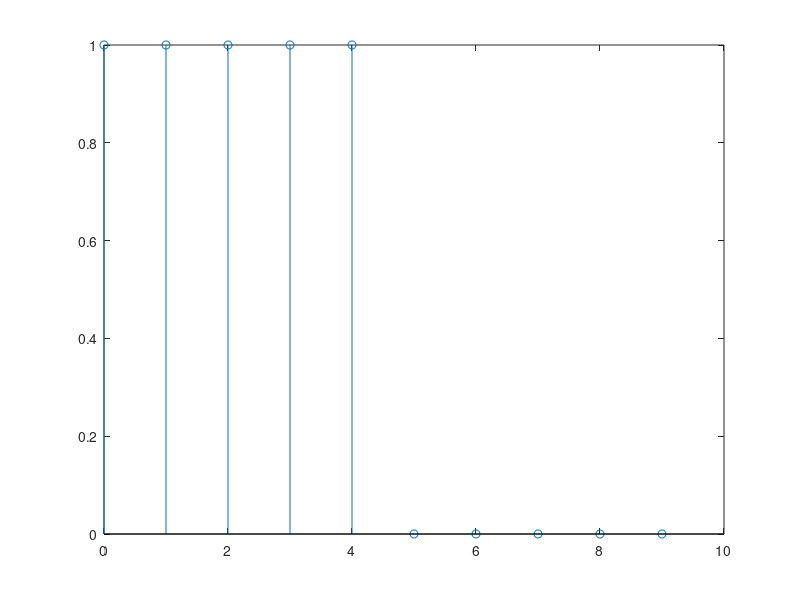
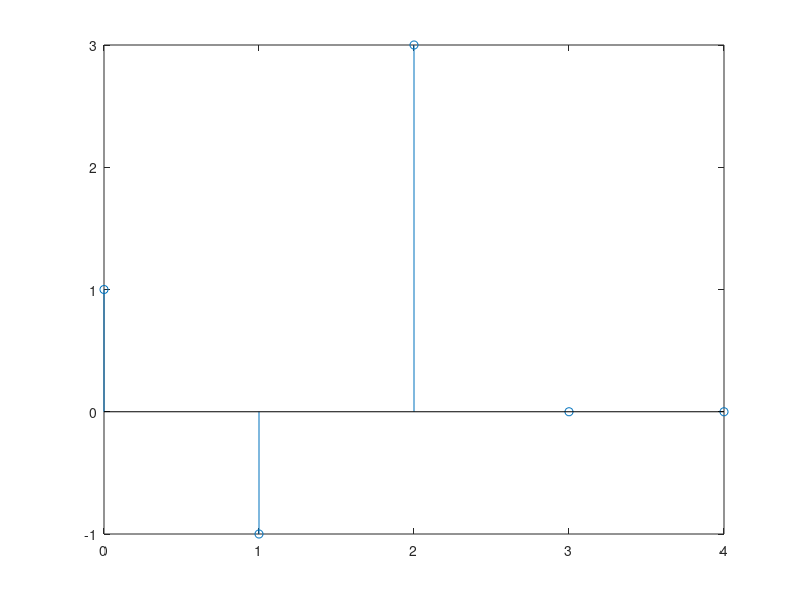
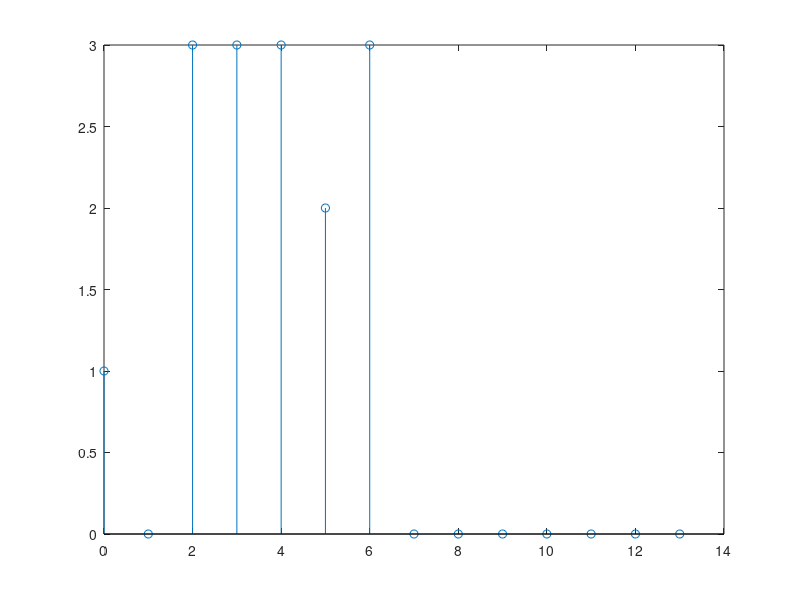
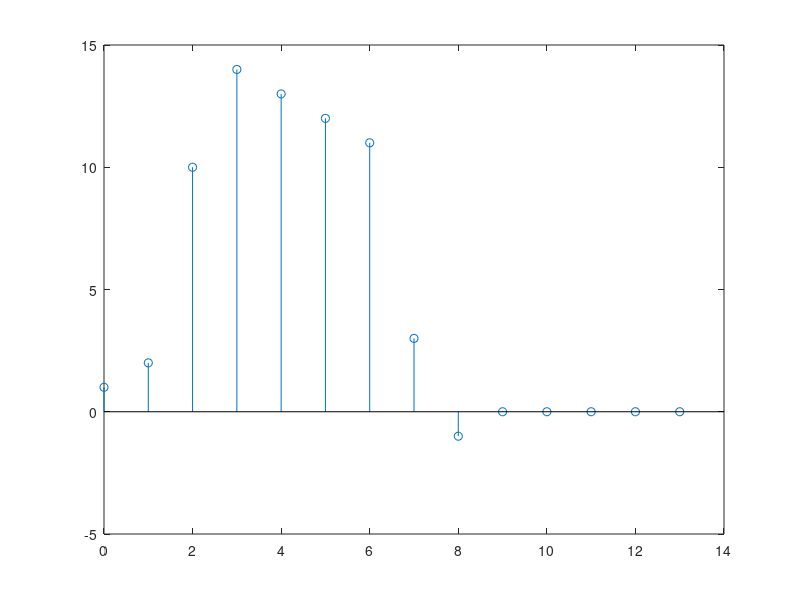

Write MATLAB code to recreate these figures, in order.
%% Gráficas

nx1 = [0:9]
nh1 = [0:4]
nh2 = [0:4]

x1 = [1 1 1 1 1 zeros(1, 5)]
h1 = [1 -1 3 0 0]
h2 = [0 2 5 4 -1]

stem(nx1, x1);figure;
stem(nh1, h1);figure;
stem(nh2, h2);

%% Propiedad conmutativa
nc = [0:13]
c1 = conv(x1, h1)
c2 = conv(h1, x1)

soniguales_c = isequal(c1, c2)

stem(nc, c1); figure;
stem(nc, c2);

%% Propiedad distributiva

nd = [0:13]
d1 = conv(x1, h1 + h2)
d2 = conv(x1, h1) + conv(x1, h2)

soniguales_d = isequal(d1, d2)

stem(nd, d1); figure;
stem(nd, d2);

%% Propiedad asociativa

% pintar w
nw = [0:13]
w = conv(x1, h1)
stem(nw, w); figure

% pintar y1
ny1 = [0:17]
y1 = conv(w, h2)
stem(ny1, y1);
title('y1');
figure;

% pintar hseries
nhseries = [0:8]
hseries = conv(h1, h2)
stem(nhseries, hseries);figure

% pintar y2
ny2 = [0:17]
y2 = conv(x1, hseries)
stem(ny2, y2);
title('y2')

%% Apartado e
nhe1 = nh1
he1 = h1
nhe2 = nhe1 - 2
he2 = he1

nye2 = [-2:11]
nye1 = [0:13]
ye2 = conv(x1, he2)
ye1 = conv(he1, x1)

stem(nye2, ye2); 
title('ye2')
figure;
stem(nye2, ye1) % ye1[n-2]
title('ye1[n-2]')

%% Apartado f
nw = nx1
w=(nw + 1).*x1
stem(nw, w);

nyf1 = [0:13]
yf1 = conv(w, h1)
figure;
stem(nyf1, yf1)
title('yf1')

nhf1=[0:4]
hf1=[1 0 0 0 0]
figure; stem(nhf1, hf1)

nhseries= [0:8]
hseries = conv(hf1, h1)
figure; stem(nhseries, hseries)

nyf2= [0:17]
yf2 = conv(x1, hseries)
figure; stem(nyf2, yf2)
title('yf2')
% No sale lo mismo, pero no hay contradicción, ya que el sistema 1 no es LTI.

%% Apartado g

nxg = [0:4]
xg = [2 0 0 0 0]
yga=xg.^2
nyga = nxg
figure; stem(nyga, yga)
title('yga')

nygb = [0:8]
ygb = conv(xg, h2)
figure; stem(nygb, ygb)
title('ygb')

nyg1 = nygb
yga = [yga zeros(1, 4)]
yg1 = yga + ygb
figure; stem(nyg1, yg1)
title('yg1')

nhg1 = [0:4]
hg1 = [2 0 0 0 0]
figure; stem(nhg1, hg1)
title('hgl')

nhpar = nh2
hpar = hg1 + h2
figure; stem(nhpar, hpar)
title('hparallel')

nyg2 = [0:8]
yg2 = conv(xg, hpar)
figure; stem(nyg2, yg2)
title('yg2')

xgh=conv(xg, hg1)
% Coinciden yg1 e yg2 por casualidad